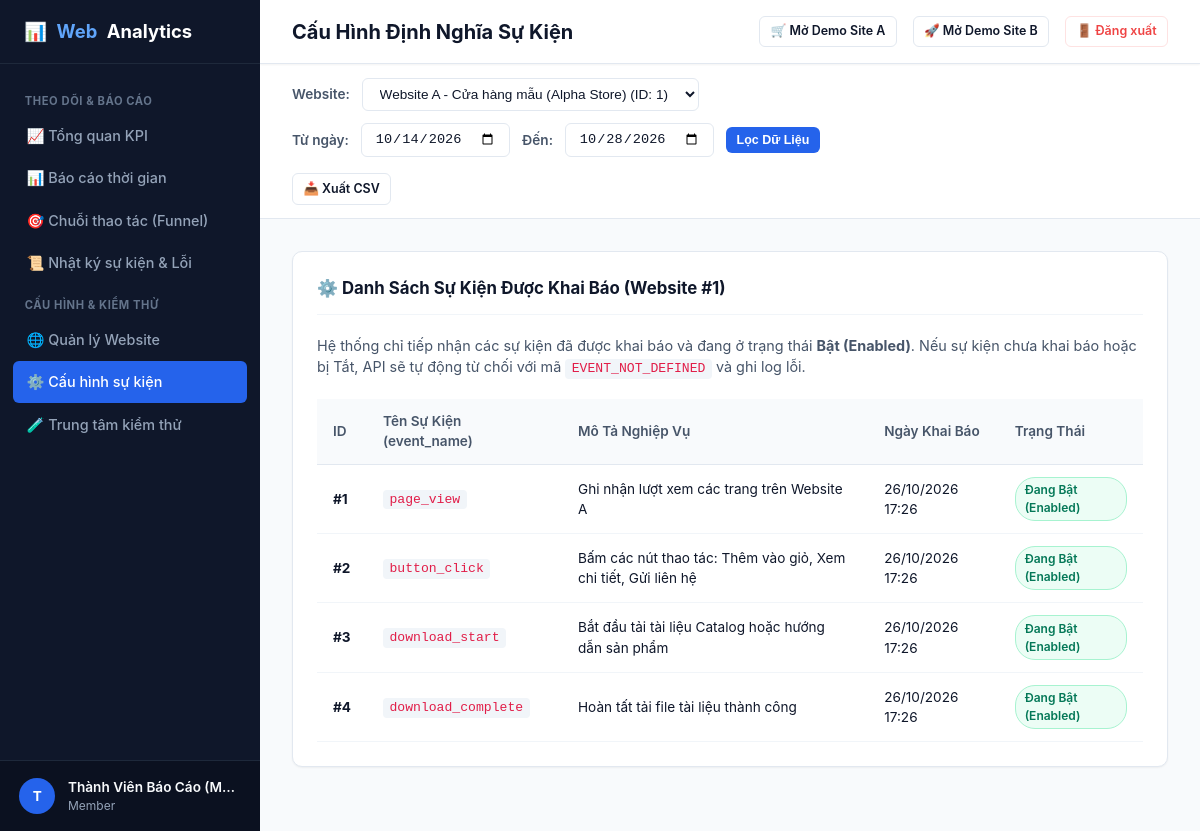
The page /event-definitions.php (signed in) on the database its author committed.
### tables this page shows
CREATE TABLE IF NOT EXISTS `websites` (
  `website_id` INT AUTO_INCREMENT PRIMARY KEY,
  `name` VARCHAR(150) NOT NULL COMMENT 'Ten website theo doi',
  `domain` VARCHAR(255) NOT NULL COMMENT 'Ten mien hoac dia chi goc (Origin)',
  `tracking_key` VARCHAR(64) NOT NULL UNIQUE COMMENT 'Khoa theo doi cong khai gui kem payload',
  `timezone` VARCHAR(50) NOT NULL DEFAULT 'Asia/Ho_Chi_Minh' COMMENT 'Mui gio bao cao',
  `status` ENUM('active', 'paused', 'archived') NOT NULL DEFAULT 'active' COMMENT 'Trang thai hoat dong',
  `late_event_window_hours` INT NOT NULL DEFAULT 24 COMMENT 'Khoang chap nhan su kien den muon (gio)',
  `created_at` DATETIME NOT NULL DEFAULT CURRENT_TIMESTAMP,
  INDEX `idx_websites_status` (`status`),
  INDEX `idx_websites_tracking_key` (`tracking_key`)
);

CREATE TABLE IF NOT EXISTS `website_permissions` (
  `permission_id` INT AUTO_INCREMENT PRIMARY KEY,
  `user_id` INT NOT NULL,
  `website_id` INT NOT NULL,
  `can_view` TINYINT(1) NOT NULL DEFAULT 1,
  `can_manage_tracking` TINYINT(1) NOT NULL DEFAULT 0,
  `can_export` TINYINT(1) NOT NULL DEFAULT 1,
  `created_at` DATETIME NOT NULL DEFAULT CURRENT_TIMESTAMP,
  UNIQUE KEY `uk_user_website` (`user_id`, `website_id`),
  CONSTRAINT `fk_perm_user` FOREIGN KEY (`user_id`) REFERENCES `users` (`user_id`) ON DELETE CASCADE,
  CONSTRAINT `fk_perm_website` FOREIGN KEY (`website_id`) REFERENCES `websites` (`website_id`) ON DELETE CASCADE
);

CREATE TABLE IF NOT EXISTS `event_definitions` (
  `definition_id` INT AUTO_INCREMENT PRIMARY KEY,
  `website_id` INT NOT NULL,
  `event_name` VARCHAR(64) NOT NULL,
  `description` VARCHAR(255) NULL,
  `enabled` TINYINT(1) NOT NULL DEFAULT 1,
  `created_at` DATETIME NOT NULL DEFAULT CURRENT_TIMESTAMP,
  UNIQUE KEY `uk_website_event` (`website_id`, `event_name`),
  INDEX `idx_event_def_lookup` (`website_id`, `event_name`, `enabled`),
  CONSTRAINT `fk_event_def_website` FOREIGN KEY (`website_id`) REFERENCES `websites` (`website_id`) ON DELETE CASCADE
);

### includes/helpers.php (called while the page is built, shortened)
<?php
function e(?string $str): string {
    return htmlspecialchars((string)$str, ENT_QUOTES, 'UTF-8');
}
function get_base_url(): string {
    $scriptDir = dirname($_SERVER['SCRIPT_NAME'] ?? '');
    $scriptDir = str_replace('\\', '/', $scriptDir);
    $cleanDir = preg_replace('#/(api|includes|sdk|demo-sites.*|tests.*|scripts.*)$#', '', $scriptDir);
    $cleanDir = rtrim($cleanDir, '/');
    return $cleanDir;
}

### includes/auth.php (called while the page is built, shortened)
<?php
require_once __DIR__ . '/helpers.php';
function is_authenticated(): bool {
    return !empty($_SESSION['user_id']) && !empty($_SESSION['user_email']);
}
function get_auth_user(): ?array {
    return [
        'user_id'   => (int)$_SESSION['user_id'],
        'email'     => $_SESSION['user_email'],
        'full_name' => $_SESSION['user_name'] ?? 'User',
        'role'      => $_SESSION['user_role'] ?? 'member'
    ];
}

### includes/permissions.php (called while the page is built, shortened)
<?php
require_once __DIR__ . '/auth.php';
function get_accessible_websites(): array {
    $user = get_auth_user();
    $pdo = get_db_connection();
    if ($user['role'] === 'admin') {
        $stmt = $pdo->query('
            SELECT `website_id`, `name`, `domain`, `tracking_key`, `timezone`, `status`, `late_event_window_hours`, `created_at`
            FROM `websites`
            ORDER BY `website_id` ASC
        ');
        return $stmt->fetchAll();
    } else {
        $stmt = $pdo->prepare('
            SELECT w.`website_id`, w.`name`, w.`domain`, w.`tracking_key`, w.`timezone`, w.`status`, w.`late_event_window_hours`, w.`created_at`,
                   p.`can_view`, p.`can_manage_tracking`, p.`can_export`
            FROM `websites` w
            INNER JOIN `website_permissions` p ON w.`website_id` = p.`website_id`
            WHERE p.`user_id` = ? AND p.`can_view` = 1 AND w.`status` = "active"
            ORDER BY w.`website_id` ASC
        ');
        $stmt->execute([$user['user_id']]);
        return $stmt->fetchAll();
    }
}

### event-definitions.php (the view, shortened to what this page needs)
<?php
$pageTitle = 'Cấu Hình Định Nghĩa Sự Kiện';
require_once __DIR__ . '/includes/header.php';
$pdo = get_db_connection();
$stmt = $pdo->prepare('
    SELECT `definition_id`, `event_name`, `description`, `enabled`, `created_at`
    FROM `event_definitions`
    WHERE `website_id` = ?
    ORDER BY `definition_id` ASC
');
$stmt->execute([$selectedWebsiteId]);
$definitions = $stmt->fetchAll();
?>
<div class="card-section">
    <div class="card-title-bar">
        <h3>⚙️ Danh Sách Sự Kiện Được Khai Báo (Website #<?= $selectedWebsiteId ?>)</h3>
    </div>
    <p style="color:var(--text-secondary); font-size:0.9rem; margin-bottom:1.25rem;">
        Hệ thống chỉ tiếp nhận các sự kiện đã được khai báo và đang ở trạng thái <b>Bật (Enabled)</b>. Nếu sự kiện chưa khai báo hoặc bị Tắt, API sẽ tự động từ chối với mã <code>EVENT_NOT_DEFINED</code> và ghi log lỗi.
    </p>
    <div class="table-responsive">
        <table class="data-table">
            <thead>
                <tr>
                    <th>ID</th>
                    <th>Tên Sự Kiện (event_name)</th>
                    <th>Mô Tả Nghiệp Vụ</th>
                    <th>Ngày Khai Báo</th>
                    <th>Trạng Thái</th>
                </tr>
            </thead>
            <tbody>
                <?php foreach ($definitions as $def): ?>
                    <tr>
                        <td><strong>#<?= $def['definition_id'] ?></strong></td>
                        <td>
                            <code><?= e($def['event_name']) ?></code>
                        </td>
                        <td><?= e($def['description'] ?? 'Không có mô tả') ?></td>
                        <td><?= date('d/m/Y H:i', strtotime($def['created_at'])) ?></td>
                        <td>
                            <?php if ($def['enabled']): ?>
                                <span class="badge badge-green">Đang Bật (Enabled)</span>
                            <?php else: ?>
                                <span class="badge badge-red">Đang Tắt (Disabled)</span>
                            <?php endif; ?>
                        </td>
                    </tr>
                <?php endforeach; ?>
            </tbody>
        </table>
    </div>
</div>
<?php require_once __DIR__ . '/includes/footer.php'; ?>

### includes/header.php (shortened to what this page needs)
<?php
require_once __DIR__ . '/../includes/auth.php';
require_once __DIR__ . '/../includes/permissions.php';
require_once __DIR__ . '/../includes/helpers.php';
$accessibleWebsites = get_accessible_websites();
$baseUrl = get_base_url();
$selectedWebsiteId = (int)($_GET['website_id'] ?? ($_SESSION['selected_website_id'] ?? 0));
if ($selectedWebsiteId <= 0 && !empty($accessibleWebsites)) {
    $selectedWebsiteId = (int)$accessibleWebsites[0]['website_id'];
}
$fromDate = $_GET['from_date'] ?? date('Y-m-d', strtotime('-14 days'));
$toDate   = $_GET['to_date'] ?? date('Y-m-d');
?>
<!DOCTYPE html>
<html lang="vi">
<head>
    <link rel="stylesheet" href="<?= $baseUrl ?>/assets/css/dashboard.css">
</head>
<body>
<div class="app-layout">
    <?php require_once __DIR__ . '/sidebar.php'; ?>
    <div class="main-wrapper">
        <header class="top-header">
            <div class="page-title">
                <?= e($pageTitle ?? 'Tổng quan') ?>
            </div>
            <div class="top-header-actions">
                <a href="<?= $baseUrl ?>/demo-sites/site-a/index.html" target="_blank" class="btn btn-outline btn-sm">
                    🛒 Mở Demo Site A
                </a>
                <a href="<?= $baseUrl ?>/demo-sites/site-b/index.html" target="_blank" class="btn btn-outline btn-sm">
                    🚀 Mở Demo Site B
                </a>
                <a href="<?= $baseUrl ?>/logout.php" class="btn btn-outline btn-sm" style="color:var(--danger); border-color:#fee2e2;">
                    🚪 Đăng xuất
                </a>
            </div>
        </header>
        <div class="filter-bar">
            <form id="global-filter-form" method="GET" class="filter-group">
                <div class="filter-group">
                    <span class="filter-label">Website:</span>
                    <select name="website_id" class="form-select" onchange="this.form.submit()">
                        <?php foreach ($accessibleWebsites as $site): ?>
                            <option value="<?= $site['website_id'] ?>" <?= $site['website_id'] == $selectedWebsiteId ? 'selected' : '' ?>>
                                <?= e($site['name']) ?> (ID: <?= $site['website_id'] ?>)
                            </option>
                        <?php endforeach; ?>
                    </select>
                </div>
                <div class="filter-group">
                    <span class="filter-label">Từ ngày:</span>
                    <input type="date" name="from_date" class="form-input" value="<?= e($fromDate) ?>">
                    <span class="filter-label">Đến:</span>
                    <input type="date" name="to_date" class="form-input" value="<?= e($toDate) ?>">
                    <button type="submit" class="btn btn-primary btn-sm">Lọc Dữ Liệu</button>
                </div>
            </form>
            <div class="filter-group">
                <a href="<?= $baseUrl ?>/api/analytics-export.php?website_id=<?= $selectedWebsiteId ?>&from_date=<?= e($fromDate) ?>&to_date=<?= e($toDate) ?>" class="btn btn-outline btn-sm">
                    📥 Xuất CSV
                </a>
            </div>
        </div>
        <main class="content-body">

### assets/css/dashboard.css (style rules this page uses)
:root { --primary: #2563eb; --primary-dark: #1d4ed8; --primary-light: #eff6ff; --secondary: #0f172a; --accent: #10b981; --warning: #f59e0b; --danger: #ef4444; --info: #06b6d4; --bg-page: #f8fafc; --bg-card: #ffffff; --border-color: #e2e8f0; --text-primary: #0f172a; --text-secondary: #475569; --text-muted: #94a3b8; --sidebar-width: 260px; --header-height: 64px; --radius-sm: 6px; --radius-md: 10px; --radius-lg: 16px; --shadow-sm: 0 1px 2px 0 rgba(0,0,0,0.05); --shadow-md: 0 4px 6px -1px rgba(0,0,0,0.07), 0 2px 4px -2px rgba(0,0,0,0.05); --shadow-lg: 0 10px 15px -3px rgba(0,0,0,0.08), 0 4px 6px -4px rgba(0,0,0,0.04); }
* { box-sizing: border-box; margin: 0; padding: 0; }
body { font-family: -apple-system, BlinkMacSystemFont, "Segoe UI", Roboto, "Helvetica Neue", Arial, sans-serif; background-color: var(--bg-page); color: var(--text-primary); line-height: 1.5; font-size: 14px; }
.app-layout { display: flex; min-height: 100vh; }
.main-wrapper { margin-left: var(--sidebar-width); flex: 1; display: flex; flex-direction: column; min-width: 0; }
.top-header { height: var(--header-height); background-color: var(--bg-card); border-bottom: 1px solid var(--border-color); display: flex; align-items: center; justify-content: space-between; padding: 0 2rem; position: sticky; top: 0; z-index: 90; box-shadow: var(--shadow-sm); }
.top-header .page-title { font-size: 1.25rem; font-weight: 700; color: var(--text-primary); display: flex; align-items: center; gap: 0.6rem; }
.top-header-actions { display: flex; align-items: center; gap: 1rem; }
.filter-bar { background-color: var(--bg-card); border-bottom: 1px solid var(--border-color); padding: 0.85rem 2rem; display: flex; flex-wrap: wrap; align-items: center; justify-content: space-between; gap: 1rem; }
.filter-group { display: flex; align-items: center; gap: 0.75rem; flex-wrap: wrap; }
.filter-label { font-weight: 600; font-size: 0.85rem; color: var(--text-secondary); }
.form-select, .form-input { padding: 0.45rem 0.8rem; border: 1px solid var(--border-color); border-radius: var(--radius-sm); font-size: 0.85rem; color: var(--text-primary); background-color: #fff; outline: none; transition: border-color 0.15s; }
.content-body { padding: 2rem; flex: 1; }
.card-section { background-color: var(--bg-card); border: 1px solid var(--border-color); border-radius: var(--radius-md); padding: 1.5rem; box-shadow: var(--shadow-sm); margin-bottom: 2rem; }
.card-title-bar { display: flex; justify-content: space-between; align-items: center; margin-bottom: 1.25rem; padding-bottom: 0.75rem; border-bottom: 1px solid #f1f5f9; }
.card-title-bar h3 { font-size: 1.05rem; font-weight: 700; color: var(--text-primary); }
.table-responsive { width: 100%; overflow-x: auto; }
.data-table { width: 100%; border-collapse: collapse; font-size: 0.85rem; }
.data-table th { background-color: #f8fafc; color: var(--text-secondary); font-weight: 600; text-align: left; padding: 0.75rem 1rem; border-bottom: 1px solid var(--border-color); }
.data-table td { padding: 0.75rem 1rem; border-bottom: 1px solid #f1f5f9; color: var(--text-primary); }
.badge { display: inline-flex; align-items: center; padding: 0.2rem 0.55rem; border-radius: 20px; font-size: 0.75rem; font-weight: 600; }
.badge.badge-green { background-color: #ecfdf5; color: #047857; border: 1px solid #a7f3d0; }
.btn { display: inline-flex; align-items: center; gap: 0.4rem; padding: 0.5rem 1rem; border-radius: var(--radius-sm); font-size: 0.85rem; font-weight: 600; cursor: pointer; border: none; text-decoration: none; transition: all 0.15s; }
.btn-primary { background-color: var(--primary); color: #fff; }
.btn-outline { background-color: transparent; border: 1px solid var(--border-color); color: var(--text-primary); }
.btn-sm { padding: 0.35rem 0.65rem; font-size: 0.78rem; }
code { background-color: #f1f5f9; padding: 0.15rem 0.4rem; border-radius: 4px; font-size: 0.82rem; color: #e11d48; font-family: ui-monospace, SFMono-Regular, Menlo, Monaco, Consolas, monospace; }

### rows shown on the page
websites: website_id "Website A - Cửa hàng mẫu (Alpha Store) (ID: 1)"
website_permissions: website.website_id "1"
event_definitions: definition_id "1", event_name "page_view", description "Ghi nhận lượt xem các trang trên Website A", created_at "26/10/2026 17:26", enabled "Đang Bật (Enabled)"
event_definitions: definition_id "2", event_name "button_click", description "Bấm các nút thao tác: Thêm vào giỏ, Xem chi tiết, Gửi liên hệ", created_at "26/10/2026 17:26", enabled "Đang Bật (Enabled)"
event_definitions: definition_id "3", event_name "download_start", description "Bắt đầu tải tài liệu Catalog hoặc hướng dẫn sản phẩm", created_at "26/10/2026 17:26", enabled "Đang Bật (Enabled)"
event_definitions: definition_id "4", event_name "download_complete", description "Hoàn tất tải file tài liệu thành công", created_at "26/10/2026 17:26", enabled "Đang Bật (Enabled)"

### other values the page prints
substr($currentUser['full_name'] ?? 'U', 0, 1) "T"
$currentUser['full_name'] "Thành Viên Báo Cáo (M…"
$currentUser['role'] "Member"
$pageTitle "Cấu Hình Định Nghĩa Sự Kiện"
